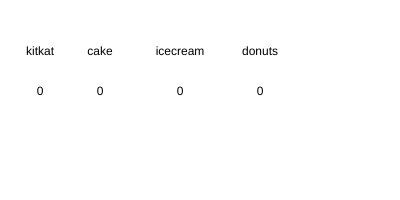
Frame 1 (no input)
Frame 60 (no input): identical to frame 1, image omitted
Frame 120 (the mouse pressed at the canvas centre since frame 60): identical to frame 1, image omitted

The p5.js sketch that drew this single still picture (run headless with seeded random() and noise() and a simulated clock; from frame 60 on, the mouse is pressed at the canvas centre):

// p5.js sketch
// ── sketch.js
var choices = {
  "kitkat" : [0, 40, 75, "red"],
  "cake" : [0, 100, 75, "green"],
  "icecream" : [0, 180, 75, "blue"],
  "donuts" : [0, 260, 75, "purple"],


};

function setup(){

  createCanvas(400, 200);
  console.log(choices);
  console.log(choices["kitkat"])
  console.log(choices["kitkat"][3]);

  for(keys in choices){
    console.log(keys + ":" + choices[keys]);

  }

}


function draw(){

  background(255);
  for(keys in choices){


  fill(choices[keys][3]);
  ellipse(choices[keys][1], choices[keys][2],choices[keys][0],choices[keys][0]);
  fill(0);
  textAlign(CENTER);
  text(keys, choices[keys][1], choices[keys][2] - 20);
  text(choices[keys][0], choices[keys][1], choices[keys][2] + 20);
}

}

function mousePressed(){
  for(keys in choices){
    var curDist = dist(mouseX, mouseY, choices[keys][1], choices[keys][2]);
    if(curDist < 20){
      choices[keys][0]++;

    }
  }

}
